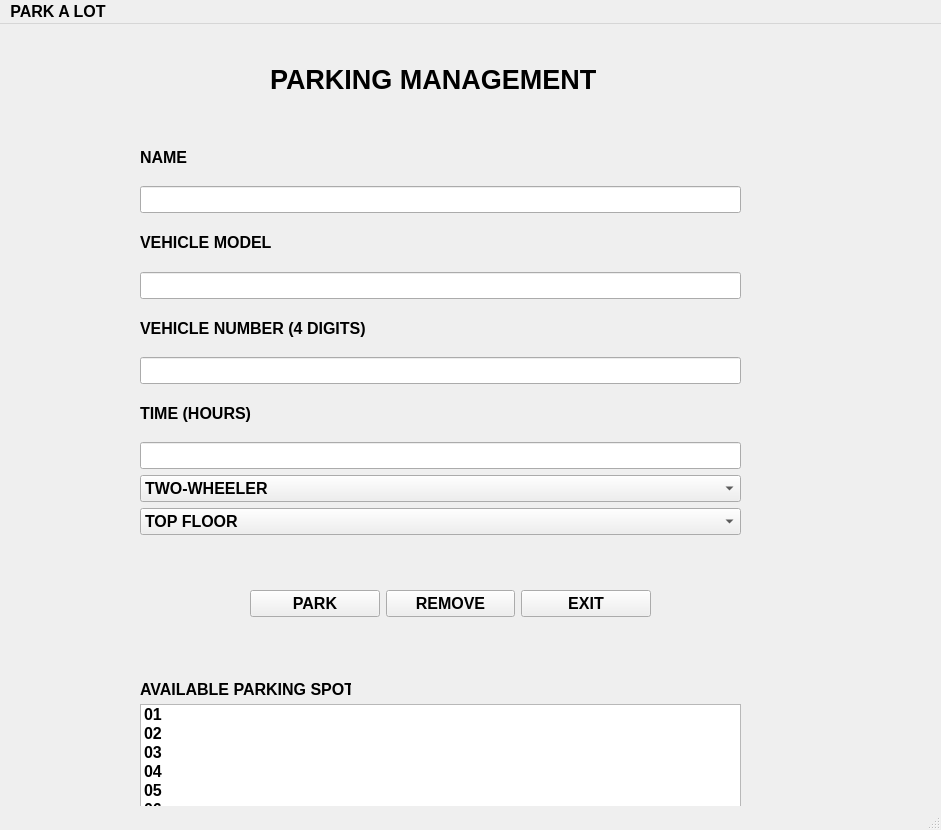
<?xml version="1.0" encoding="UTF-8"?>
<ui version="4.0">
 <class>MainWindow</class>
 <widget class="QMainWindow" name="MainWindow">
  <property name="geometry">
   <rect>
    <x>0</x>
    <y>0</y>
    <width>941</width>
    <height>830</height>
   </rect>
  </property>
  <property name="font">
   <font>
    <pointsize>12</pointsize>
    <bold>true</bold>
   </font>
  </property>
  <property name="windowTitle">
   <string>MainWindow</string>
  </property>
  <widget class="QWidget" name="centralwidget">
   <widget class="QWidget" name="verticalLayoutWidget">
    <property name="geometry">
     <rect>
      <x>120</x>
      <y>90</y>
      <width>641</width>
      <height>441</height>
     </rect>
    </property>
    <layout class="QVBoxLayout" name="form">
     <property name="leftMargin">
      <number>20</number>
     </property>
     <property name="topMargin">
      <number>20</number>
     </property>
     <property name="rightMargin">
      <number>20</number>
     </property>
     <property name="bottomMargin">
      <number>20</number>
     </property>
     <item>
      <widget class="QLabel" name="name_label">
       <property name="font">
        <font>
         <pointsize>12</pointsize>
         <bold>true</bold>
        </font>
       </property>
       <property name="text">
        <string>NAME</string>
       </property>
      </widget>
     </item>
     <item>
      <widget class="QLineEdit" name="name_input"/>
     </item>
     <item>
      <widget class="QLabel" name="vehicle_model_label">
       <property name="font">
        <font>
         <pointsize>12</pointsize>
         <bold>true</bold>
        </font>
       </property>
       <property name="text">
        <string>VEHICLE MODEL</string>
       </property>
      </widget>
     </item>
     <item>
      <widget class="QLineEdit" name="vehicle_menu_input"/>
     </item>
     <item>
      <widget class="QLabel" name="vehicle_number_label">
       <property name="font">
        <font>
         <pointsize>12</pointsize>
         <bold>true</bold>
        </font>
       </property>
       <property name="text">
        <string>VEHICLE NUMBER (4 DIGITS)</string>
       </property>
      </widget>
     </item>
     <item>
      <widget class="QLineEdit" name="vehicle_number_input"/>
     </item>
     <item>
      <widget class="QLabel" name="time_label">
       <property name="font">
        <font>
         <pointsize>12</pointsize>
         <bold>true</bold>
        </font>
       </property>
       <property name="text">
        <string>TIME (HOURS)</string>
       </property>
      </widget>
     </item>
     <item>
      <widget class="QLineEdit" name="time_input"/>
     </item>
     <item>
      <widget class="QComboBox" name="vehicle_type_input">
       <item>
        <property name="text">
         <string>TWO-WHEELER</string>
        </property>
       </item>
       <item>
        <property name="text">
         <string>FOUR-WHEELER</string>
        </property>
       </item>
      </widget>
     </item>
     <item>
      <widget class="QComboBox" name="floor_input">
       <item>
        <property name="text">
         <string>TOP FLOOR</string>
        </property>
       </item>
       <item>
        <property name="text">
         <string>GROUND FLOOR</string>
        </property>
       </item>
       <item>
        <property name="text">
         <string>BASEMENT</string>
        </property>
       </item>
      </widget>
     </item>
    </layout>
   </widget>
   <widget class="QWidget" name="horizontalLayoutWidget">
    <property name="geometry">
     <rect>
      <x>250</x>
      <y>540</y>
      <width>401</width>
      <height>80</height>
     </rect>
    </property>
    <layout class="QHBoxLayout" name="buttons">
     <item>
      <widget class="QPushButton" name="pushButton_3">
       <property name="font">
        <font>
         <pointsize>12</pointsize>
         <bold>true</bold>
        </font>
       </property>
       <property name="text">
        <string>PARK</string>
       </property>
      </widget>
     </item>
     <item>
      <widget class="QPushButton" name="pushButton_2">
       <property name="font">
        <font>
         <pointsize>12</pointsize>
         <bold>true</bold>
        </font>
       </property>
       <property name="text">
        <string>REMOVE</string>
       </property>
      </widget>
     </item>
     <item>
      <widget class="QPushButton" name="pushButton">
       <property name="font">
        <font>
         <pointsize>12</pointsize>
         <bold>true</bold>
        </font>
       </property>
       <property name="text">
        <string>EXIT</string>
       </property>
      </widget>
     </item>
    </layout>
   </widget>
   <widget class="QLabel" name="heading">
    <property name="geometry">
     <rect>
      <x>270</x>
      <y>40</y>
      <width>331</width>
      <height>31</height>
     </rect>
    </property>
    <property name="font">
     <font>
      <pointsize>20</pointsize>
      <bold>true</bold>
     </font>
    </property>
    <property name="text">
     <string>PARKING MANAGEMENT</string>
    </property>
   </widget>
   <widget class="QListWidget" name="listWidget">
    <property name="geometry">
     <rect>
      <x>140</x>
      <y>680</y>
      <width>601</width>
      <height>2201</height>
     </rect>
    </property>
    <item>
     <property name="text">
      <string>01</string>
     </property>
    </item>
    <item>
     <property name="text">
      <string>02</string>
     </property>
    </item>
    <item>
     <property name="text">
      <string>03</string>
     </property>
    </item>
    <item>
     <property name="text">
      <string>04</string>
     </property>
    </item>
    <item>
     <property name="text">
      <string>05</string>
     </property>
    </item>
    <item>
     <property name="text">
      <string>06</string>
     </property>
    </item>
    <item>
     <property name="text">
      <string>07</string>
     </property>
    </item>
    <item>
     <property name="text">
      <string>08</string>
     </property>
    </item>
    <item>
     <property name="text">
      <string>09</string>
     </property>
    </item>
    <item>
     <property name="text">
      <string>10</string>
     </property>
    </item>
    <item>
     <property name="text">
      <string>11</string>
     </property>
    </item>
    <item>
     <property name="text">
      <string>12</string>
     </property>
    </item>
    <item>
     <property name="text">
      <string>13</string>
     </property>
    </item>
    <item>
     <property name="text">
      <string>14</string>
     </property>
    </item>
    <item>
     <property name="text">
      <string>15</string>
     </property>
    </item>
    <item>
     <property name="text">
      <string>16</string>
     </property>
    </item>
    <item>
     <property name="text">
      <string>17</string>
     </property>
    </item>
    <item>
     <property name="text">
      <string>18</string>
     </property>
    </item>
    <item>
     <property name="text">
      <string>19</string>
     </property>
    </item>
    <item>
     <property name="text">
      <string>20</string>
     </property>
    </item>
    <item>
     <property name="text">
      <string>21</string>
     </property>
    </item>
    <item>
     <property name="text">
      <string>22</string>
     </property>
    </item>
    <item>
     <property name="text">
      <string>23</string>
     </property>
    </item>
    <item>
     <property name="text">
      <string>24</string>
     </property>
    </item>
    <item>
     <property name="text">
      <string>25</string>
     </property>
    </item>
    <item>
     <property name="text">
      <string>26</string>
     </property>
    </item>
    <item>
     <property name="text">
      <string>27</string>
     </property>
    </item>
    <item>
     <property name="text">
      <string>28</string>
     </property>
    </item>
    <item>
     <property name="text">
      <string>29</string>
     </property>
    </item>
    <item>
     <property name="text">
      <string>30</string>
     </property>
    </item>
    <item>
     <property name="text">
      <string>31</string>
     </property>
    </item>
    <item>
     <property name="text">
      <string>32</string>
     </property>
    </item>
    <item>
     <property name="text">
      <string>33</string>
     </property>
    </item>
    <item>
     <property name="text">
      <string>34</string>
     </property>
    </item>
    <item>
     <property name="text">
      <string>35</string>
     </property>
    </item>
    <item>
     <property name="text">
      <string>36</string>
     </property>
    </item>
    <item>
     <property name="text">
      <string>37</string>
     </property>
    </item>
    <item>
     <property name="text">
      <string>38</string>
     </property>
    </item>
    <item>
     <property name="text">
      <string>39</string>
     </property>
    </item>
    <item>
     <property name="text">
      <string>40</string>
     </property>
    </item>
    <item>
     <property name="text">
      <string>41</string>
     </property>
    </item>
    <item>
     <property name="text">
      <string>42</string>
     </property>
    </item>
    <item>
     <property name="text">
      <string>43</string>
     </property>
    </item>
    <item>
     <property name="text">
      <string>44</string>
     </property>
    </item>
    <item>
     <property name="text">
      <string>45</string>
     </property>
    </item>
    <item>
     <property name="text">
      <string>46</string>
     </property>
    </item>
    <item>
     <property name="text">
      <string>47</string>
     </property>
    </item>
    <item>
     <property name="text">
      <string>48</string>
     </property>
    </item>
    <item>
     <property name="text">
      <string>49</string>
     </property>
    </item>
    <item>
     <property name="text">
      <string>50</string>
     </property>
    </item>
    <item>
     <property name="text">
      <string>51</string>
     </property>
    </item>
    <item>
     <property name="text">
      <string>52</string>
     </property>
    </item>
    <item>
     <property name="text">
      <string>53</string>
     </property>
    </item>
    <item>
     <property name="text">
      <string>54</string>
     </property>
    </item>
    <item>
     <property name="text">
      <string>55</string>
     </property>
    </item>
    <item>
     <property name="text">
      <string>56</string>
     </property>
    </item>
    <item>
     <property name="text">
      <string>57</string>
     </property>
    </item>
    <item>
     <property name="text">
      <string>58</string>
     </property>
    </item>
    <item>
     <property name="text">
      <string>59</string>
     </property>
    </item>
    <item>
     <property name="text">
      <string>60</string>
     </property>
    </item>
    <item>
     <property name="text">
      <string>61</string>
     </property>
    </item>
    <item>
     <property name="text">
      <string>62</string>
     </property>
    </item>
    <item>
     <property name="text">
      <string>63</string>
     </property>
    </item>
    <item>
     <property name="text">
      <string>64</string>
     </property>
    </item>
    <item>
     <property name="text">
      <string>65</string>
     </property>
    </item>
    <item>
     <property name="text">
      <string>66</string>
     </property>
    </item>
    <item>
     <property name="text">
      <string>67</string>
     </property>
    </item>
    <item>
     <property name="text">
      <string>68</string>
     </property>
    </item>
    <item>
     <property name="text">
      <string>69</string>
     </property>
    </item>
    <item>
     <property name="text">
      <string>70</string>
     </property>
    </item>
    <item>
     <property name="text">
      <string>71</string>
     </property>
    </item>
    <item>
     <property name="text">
      <string>72</string>
     </property>
    </item>
    <item>
     <property name="text">
      <string>73</string>
     </property>
    </item>
    <item>
     <property name="text">
      <string>74</string>
     </property>
    </item>
    <item>
     <property name="text">
      <string>75</string>
     </property>
    </item>
    <item>
     <property name="text">
      <string>76</string>
     </property>
    </item>
    <item>
     <property name="text">
      <string>77</string>
     </property>
    </item>
    <item>
     <property name="text">
      <string>78</string>
     </property>
    </item>
    <item>
     <property name="text">
      <string>79</string>
     </property>
    </item>
    <item>
     <property name="text">
      <string>80</string>
     </property>
    </item>
    <item>
     <property name="text">
      <string>81</string>
     </property>
    </item>
    <item>
     <property name="text">
      <string>82</string>
     </property>
    </item>
    <item>
     <property name="text">
      <string>83</string>
     </property>
    </item>
    <item>
     <property name="text">
      <string>84</string>
     </property>
    </item>
    <item>
     <property name="text">
      <string>85</string>
     </property>
    </item>
    <item>
     <property name="text">
      <string>86</string>
     </property>
    </item>
    <item>
     <property name="text">
      <string>87</string>
     </property>
    </item>
    <item>
     <property name="text">
      <string>88</string>
     </property>
    </item>
    <item>
     <property name="text">
      <string>89</string>
     </property>
    </item>
    <item>
     <property name="text">
      <string>90</string>
     </property>
    </item>
    <item>
     <property name="text">
      <string>91</string>
     </property>
    </item>
    <item>
     <property name="text">
      <string>92</string>
     </property>
    </item>
    <item>
     <property name="text">
      <string>93</string>
     </property>
    </item>
    <item>
     <property name="text">
      <string>94</string>
     </property>
    </item>
    <item>
     <property name="text">
      <string>95</string>
     </property>
    </item>
    <item>
     <property name="text">
      <string>96</string>
     </property>
    </item>
    <item>
     <property name="text">
      <string>97</string>
     </property>
    </item>
    <item>
     <property name="text">
      <string>98</string>
     </property>
    </item>
    <item>
     <property name="text">
      <string>99</string>
     </property>
    </item>
    <item>
     <property name="text">
      <string>100</string>
     </property>
    </item>
    <item>
     <property name="text">
      <string/>
     </property>
    </item>
   </widget>
   <widget class="QLabel" name="available_slots_label">
    <property name="geometry">
     <rect>
      <x>140</x>
      <y>650</y>
      <width>211</width>
      <height>31</height>
     </rect>
    </property>
    <property name="text">
     <string>AVAILABLE PARKING SPOTS</string>
    </property>
   </widget>
  </widget>
  <widget class="QMenuBar" name="menubar">
   <property name="geometry">
    <rect>
     <x>0</x>
     <y>0</y>
     <width>941</width>
     <height>27</height>
    </rect>
   </property>
   <widget class="QMenu" name="menuPARK_A_LOT">
    <property name="title">
     <string>PARK A LOT</string>
    </property>
   </widget>
   <addaction name="menuPARK_A_LOT"/>
  </widget>
  <widget class="QStatusBar" name="statusbar"/>
 </widget>
 <resources/>
 <connections/>
 <slots>
  <slot>parkCar()</slot>
 </slots>
</ui>
